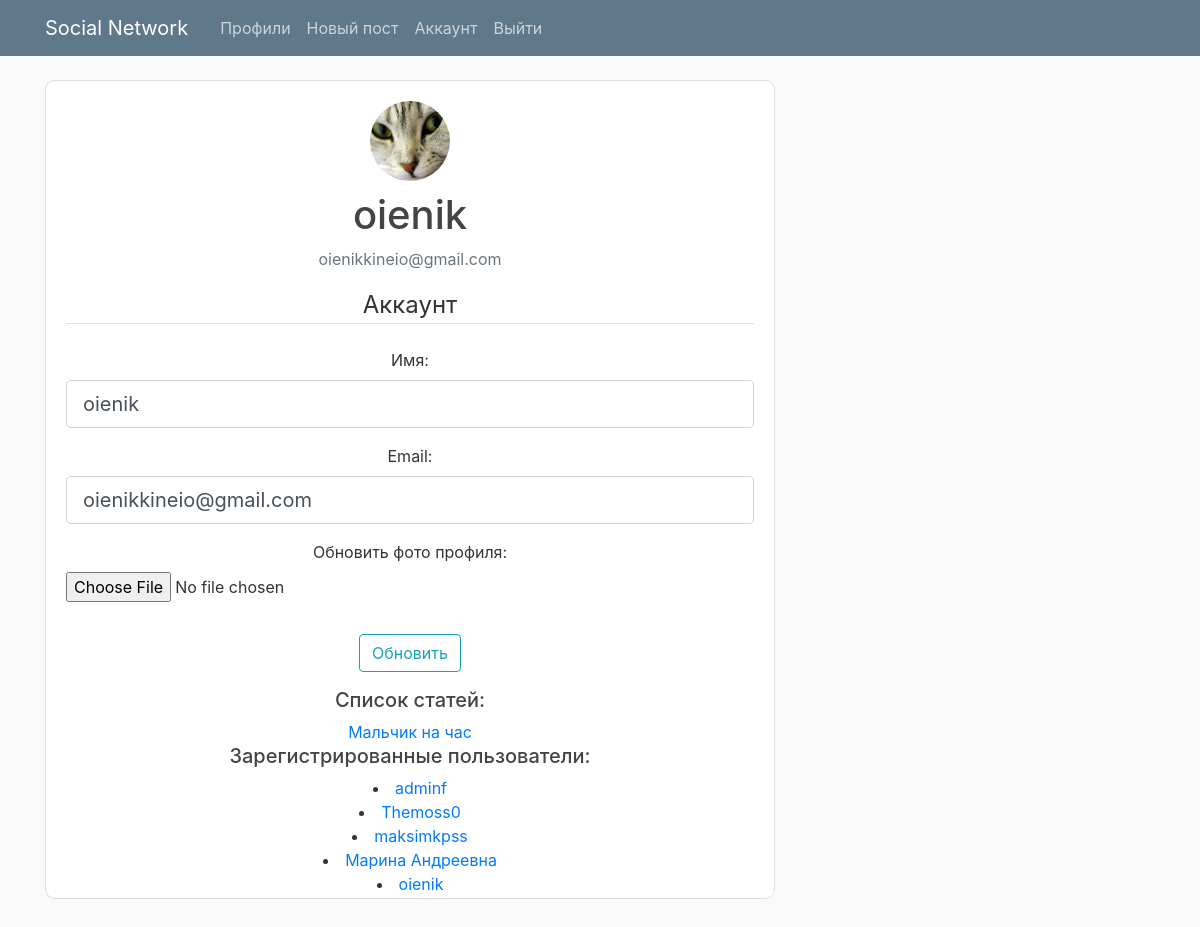
The app's page /account (signed in) with its own data.
### flaskblog/models.py (models this page shows, shortened)
class User(db.Model, UserMixin):
    id = db.Column(db.Integer, primary_key=True)
    username = db.Column(db.String(20), unique=True, nullable=False)
    email = db.Column(db.String(120), unique=True, nullable=False)
    image_file = db.Column(db.String(20), nullable=False, default='default.jpg')
    password = db.Column(db.String(60), nullable=False)
    posts = db.relationship('Post', backref='author', lazy=True)
    last_seen = db.Column(db.DateTime)
    user_status = db.Column(db.String(40), nullable=True, default="Лучший пользователь проекта")
    liked = db.relationship(
        'PostLike',
        foreign_keys='PostLike.user_id',
        backref='user', lazy='dynamic')

class Post(db.Model):
    id = db.Column(db.Integer, primary_key=True)
    title = db.Column(db.String(100), nullable=False)
    content = db.Column(db.Text, nullable=False)
    image_post = db.Column(db.String(30), nullable=False, default='default.jpg')
    views = db.Column(db.Integer, default=0)
    likes = db.relationship('PostLike', backref='post', lazy='dynamic')
    user_id = db.Column(db.Integer, db.ForeignKey('user.id'), nullable=False)
    comments = db.relationship('Comment', backref='comment_post', lazy=True, cascade='all, delete-orphan')
    date_posted = db.Column(db.DateTime, nullable=False, default=datetime.now)

### flaskblog/routes.py (the view)
@app.route("/account", methods=['GET', 'POST'])
@login_required
def account():
    form = UpdateAccountForm()
    user = User.query.filter_by(username=current_user.username).first()
    posts = Post.query.all()
    users = User.query.all()
    if form.validate_on_submit():
        path_one = os.path.join(os.getcwd(), f'flaskblog/static/profile_pics/{user.username}')
        path_two = os.path.join(os.getcwd(), f'flaskblog/static/profile_pics/{form.username.data}')
        os.rename(path_one, path_two)
        current_user.username = form.username.data
        current_user.email = form.email.data
        if form.picture.data:
            current_user.image_file = save_picture(form.picture.data)
        else:
            form.picture.data = current_user
        db.session.commit()
        flash('Ваш аккаунт был обновлён', 'success')
        return redirect(url_for('account'))
    elif request.method == 'GET':
        form.username.data = current_user.username
        form.email.data = current_user.email
    image_file = url_for('static', filename='profile_pics/' + current_user.username + '/account_img/' + current_user.image_file)
    return render_template('account.html', title='Аккаунт',
                           image_file=image_file, form=form, user=user, posts=posts, users=users)

### flaskblog/forms.py (shortened to what this page needs)
class UpdateAccountForm(FlaskForm):
    username = StringField('Имя: ',
                           validators=[DataRequired(), Length(min=2, max=20)])
    email = StringField('Email: ',
                        validators=[DataRequired(), Email()])
    picture = FileField('Обновить фото профиля: ', validators=[FileAllowed(['jpg', 'png', 'jpeg'])])
    submit = SubmitField('Обновить')

### flaskblog/models.py (called while the page is built)
@login_manager.user_loader
def load_user(user_id):
    return User.query.get(int(user_id))

### flaskblog/templates/account.html (shortened to what this page needs)
{% extends "layout.html" %}
{% block content %}
    <div class="content-section">
        <div class="media" style="justify-content: center;">
        <img class="rounded-circle account-img" src="{{ image_file }}"  style="width: 80px; height: 80px;">
    </div>
      <div class="media">
        <div class="media-body" style="justify-content: center; text-align: center;">
          <h2 class="account-heading">{{ current_user.username }}</h2>
          <p class="text-secondary">{{ current_user.email }}</p>
        </div>
      </div>
        <form method="POST" action="" enctype="multipart/form-data" style="text-align: center;">
            <fieldset class="form-group">
                <legend class="border-bottom mb-4">Аккаунт</legend>
                <div class="form-group">
                    {{ form.username.label(class="form-control-label") }}
                    {% if form.username.errors %}
                        {{ form.username(class="form-control form-control-lg is-invalid") }}
                        <div class="invalid-feedback">
                            {% for error in form.username.errors %}
                                <span>{{ error }}</span>
                            {% endfor %}
                        </div>
                    {% else %}
                        {{ form.username(class="form-control form-control-lg") }}
                    {% endif %}
                </div>
                <div class="form-group">
                    {{ form.email.label(class="form-control-label") }}
                    {% if form.email.errors %}
                        {{ form.email(class="form-control form-control-lg is-invalid") }}
                        <div class="invalid-feedback">
                            {% for error in form.email.errors %}
                                <span>{{ error }}</span>
                            {% endfor %}
                        </div>
                    {% else %}
                        {{ form.email(class="form-control form-control-lg") }}
                    {% endif %}
                </div>
                <div class="form-group">
                    {{ form.picture.label() }}
                    {{ form.picture(class="form-control-file") }}
                </div>
            </fieldset>
            <div class="form-group">
                {{ form.submit(class="btn btn-outline-info") }}
            </div>
        </form>
        <div class="list-posts" style="justify-content: center; text-align: center;">
            <h5>Список статей: </h5>
        {% for post in user.posts %}
        <li style="list-style: none;"><a href="{{ url_for('post', post_id=post.id) }}">{{ post.title }}</a></li>
        {% endfor %}
    </div>
    <div class="left_side" style="justify-content: center; text-align: center;">
        <h5>Зарегистрированные пользователи:</h5>
            {% for user in users: %}
            {% if current_user.id == 1:%}
                <div class="card_user" style="justify-content: center;">
                    <img src="{{ url_for('static', filename='profile_pics/' + user.username + '/account_image' + '/' + user.image_file) }}" alt="" class="rounded-circle" style="width: 100px; height: 100px;">
                    <li style="list-style: none;"><a href="{{ url_for('user_posts', username=user.username )}}">{{ user.username }}</a></li>
                    <h6><a href="{{ url_for('delete_user', username=user.username) }}" style="color: red;">Удалить</a></h6>
                </div>
                    {% else %}
                    <div class="card_user" style="justify-content: center;">
                    <li><a href="{{ url_for('user_posts', username=user.username )}}">{{ user.username }}</a>
                    </div>
                    {% endif %}
                {% endfor %}
    </div>
    </div>
{% endblock content %}

### flaskblog/static/main.css (style rules this page uses)
body { background: #fafafa; color: #333333; margin-top: 5rem; }
h1, h2, h3, h4, h5, h6 { color: #444444; }
.content-section { background: #ffffff; padding: 10px 20px 2px; border: 1px solid #dddddd; border-radius: 10px; margin-bottom: 40px; }
.account-img { height: 125px; width: 125px; margin-bottom: 10px; margin-top: 10px; }
.account-heading { font-size: 2.5rem; justify-content: center; }

### records on screen
User: username "oienik", email "oienikkineio@gmail.com"
Post: title "Мальчик на час"
User: username "adminf"
User: username "Themoss0"
User: username "maksimkpss"
User: username "Марина Андреевна"
